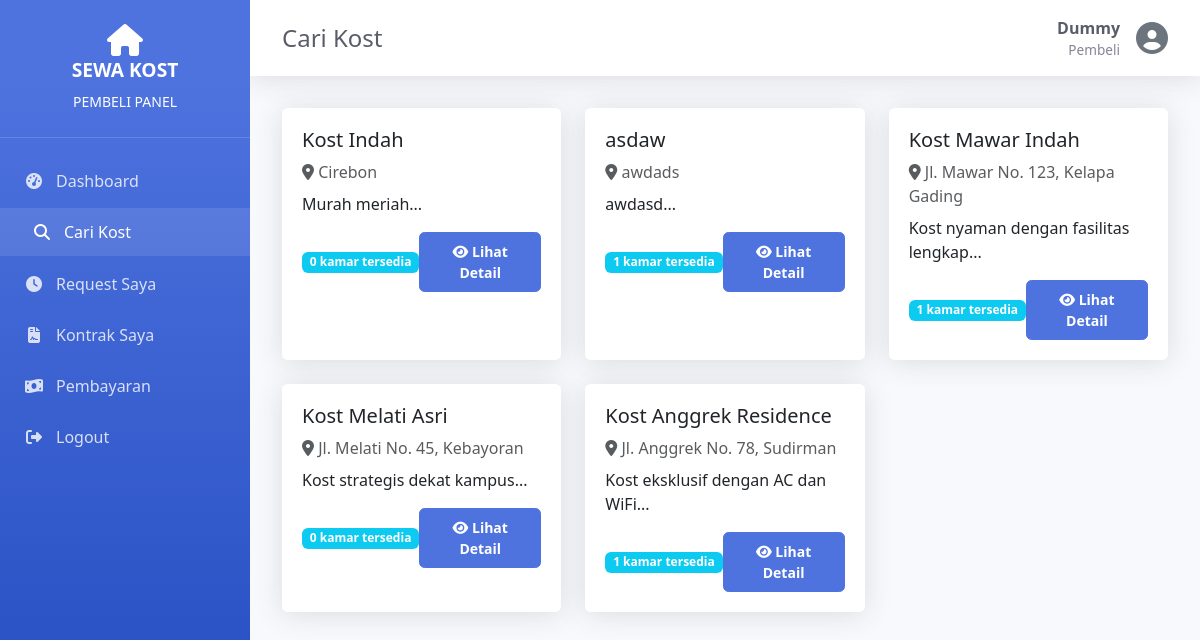
The app's page /pembeli/kost.php (signed in) with its own data.
### tables this page shows
CREATE TABLE `kost` (
  `id` int(11) NOT NULL AUTO_INCREMENT,
  `pemilik_id` int(11) NOT NULL,
  `nama_kost` varchar(100) NOT NULL,
  `alamat` text NOT NULL,
  `kota` varchar(50) DEFAULT NULL,
  `deskripsi` text DEFAULT NULL,
  `foto` varchar(255) DEFAULT NULL,
  `created_at` timestamp NOT NULL DEFAULT current_timestamp(),
  PRIMARY KEY (`id`),
  KEY `pemilik_id` (`pemilik_id`),
  CONSTRAINT `kost_ibfk_1` FOREIGN KEY (`pemilik_id`) REFERENCES `users` (`id`) ON DELETE CASCADE
);

### lib/database.php (called while the page is built, shortened)
<?php
class Database {
    private static $connection = null;
    public static function connect() {
        if (self::$connection === null) {
            self::$connection = new mysqli(DB_HOST, DB_USER, DB_PASS, DB_NAME);
            self::$connection->set_charset("utf8mb4");
        }
        return self::$connection;
    }
    public static function query($sql) {
        $conn = self::connect();
        $result = $conn->query($sql);
        return $result;
    }
    public static function fetchAll($sql) {
        $result = self::query($sql);
        $data = [];
        while ($row = $result->fetch_assoc()) {
            $data[] = $row;
        }
        return $data;
    }
}

### pembeli/kost.php (the view, shortened to what this page needs)
<?php
require_once __DIR__ . '/../lib/auth.php';
require_once __DIR__ . '/../lib/database.php';
$dataKost = Database::fetchAll("
    SELECT k.*, u.nama_lengkap as pemilik,
           (SELECT COUNT(*) FROM kamar WHERE kost_id = k.id AND status = 'Kosong') as kamar_tersedia
    FROM kost k
    JOIN users u ON k.pemilik_id = u.id
    ORDER BY k.created_at DESC
");
include __DIR__ . '/../layout/header.php';
include __DIR__ . '/../layout/sidebar.php';
?>
<div class="row">
    <?php foreach ($dataKost as $kost): ?>
        <div class="col-md-6 col-lg-4 mb-4">
            <div class="card kost-card h-100">
                <div class="card-body">
                    <h5 class="card-title"><?php echo htmlspecialchars($kost['nama_kost']); ?></h5>
                    <p class="text-muted mb-2">
                        <i class="fas fa-map-marker-alt"></i> <?php echo htmlspecialchars($kost['alamat']); ?>
                    </p>
                    <p class="mb-3"><?php echo htmlspecialchars(substr($kost['deskripsi'], 0, 100)); ?>...</p>
                    <div class="d-flex justify-content-between align-items-center">
                        <span class="badge bg-info"><?php echo $kost['kamar_tersedia']; ?> kamar tersedia</span>
                        <a href="/coba_kost/pembeli/detail_kost.php?id=<?php echo $kost['id']; ?>" class="btn btn-primary btn-sm">
                            <i class="fas fa-eye"></i> Lihat Detail
                        </a>
                    </div>
                </div>
            </div>
        </div>
    <?php endforeach; ?>
</div>
<?php include __DIR__ . '/../layout/footer.php'; ?>

### assets/css/style.css (style rules this page uses)
:root { --primary-color: #4e73df; --secondary-color: #858796; --success-color: #1cc88a; --danger-color: #e74a3b; --warning-color: #f6c23e; --info-color: #36b9cc; --sidebar-width: 250px; }
* { margin: 0; padding: 0; box-sizing: border-box; }
body { font-family: 'Segoe UI', Tahoma, Geneva, Verdana, sans-serif; background-color: #f8f9fc; color: #5a5c69; }
.card { border: none; border-radius: 0.35rem; box-shadow: 0 0.15rem 1.75rem 0 rgba(58, 59, 69, 0.15); }
.card-body { padding: 1.25rem; }
.btn { padding: 0.5rem 1rem; border-radius: 0.35rem; font-weight: 600; transition: all 0.3s; }
.btn-primary { background-color: var(--primary-color); border-color: var(--primary-color); }
.kost-card { transition: transform 0.3s; height: 100%; }

### records on screen
kost: nama_kost "Kost Indah", alamat "Cirebon", deskripsi "Murah meriah", kamar_tersedia "0"
kost: nama_kost "asdaw", alamat "awdads", deskripsi "awdasd", kamar_tersedia "1"
kost: nama_kost "Kost Mawar Indah", alamat "Jl. Mawar No. 123, Kelapa Gading", deskripsi "Kost nyaman dengan fasilitas lengkap", kamar_tersedia "1"
kost: nama_kost "Kost Melati Asri", alamat "Jl. Melati No. 45, Kebayoran", deskripsi "Kost strategis dekat kampus", kamar_tersedia "0"
kost: nama_kost "Kost Anggrek Residence", alamat "Jl. Anggrek No. 78, Sudirman", deskripsi "Kost eksklusif dengan AC dan WiFi", kamar_tersedia "1"

### other values on screen
$role "PEMBELI"
$pageTitle "Cari Kost"
$user['nama_lengkap'] "Dummy"
$user['role'] "Pembeli"
